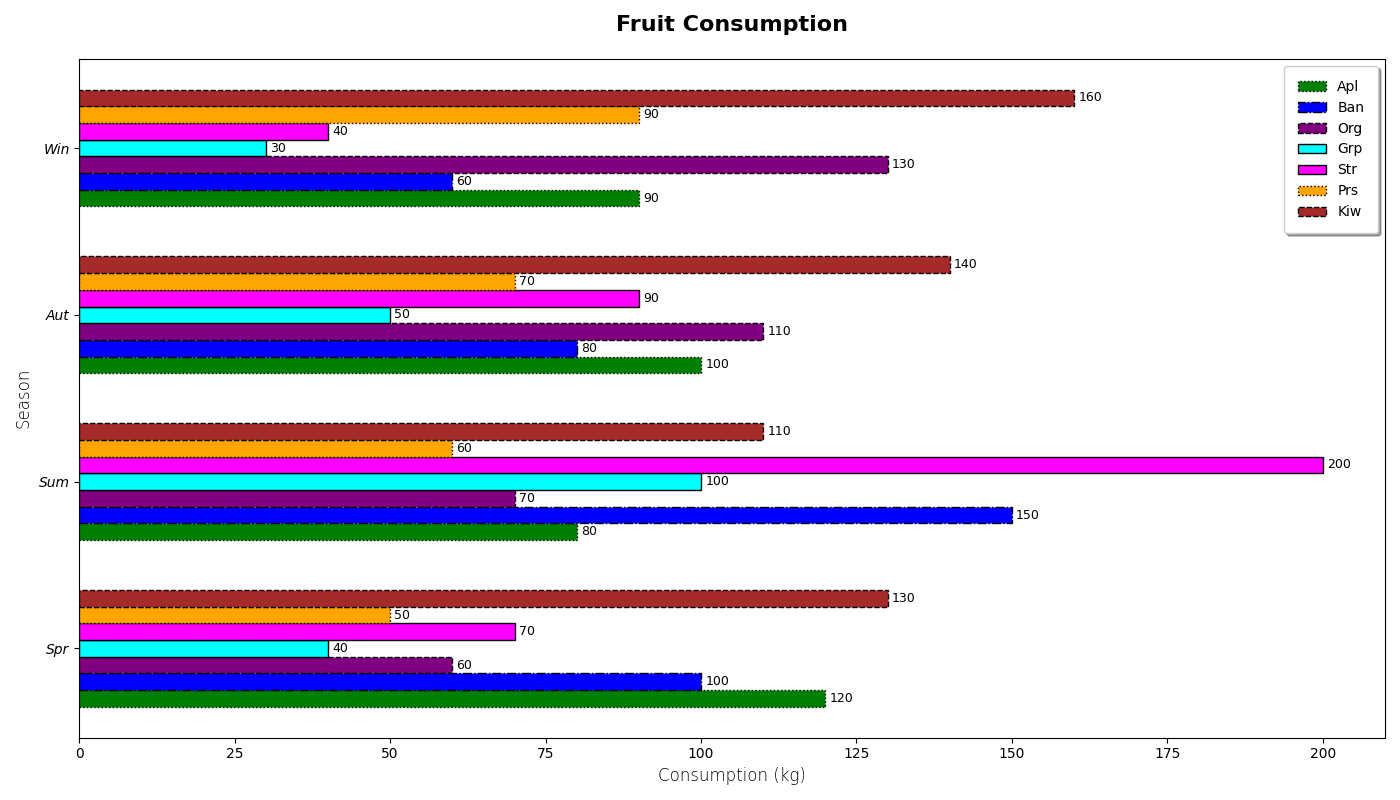

Reproduce this figure in Python.
import matplotlib.pyplot as plt
import numpy as np

seasons = ['Spr', 'Sum', 'Aut', 'Win']

apples = np.array([120, 80, 100, 90])
bananas = np.array([100, 150, 80, 60])
oranges = np.array([60, 70, 110, 130])
grapes = np.array([40, 100, 50, 30])
strawberries = np.array([70, 200, 90, 40])
pears = np.array([50, 60, 70, 90])
kiwis = np.array([130, 110, 140, 160])

fig, ax = plt.subplots(figsize=(14, 8))

bar_height = 0.1

positions_apples = np.arange(len(seasons))
positions_bananas = positions_apples + bar_height
positions_oranges = positions_apples + 2 * bar_height
positions_grapes = positions_apples + 3 * bar_height
positions_strawberries = positions_apples + 4 * bar_height
positions_pears = positions_apples + 5 * bar_height
positions_kiwis = positions_apples + 6 * bar_height

bars_apples = ax.barh(positions_apples, apples, bar_height,
                      label='Apl', color='green', edgecolor='black', linestyle='dotted')
bars_bananas = ax.barh(positions_bananas, bananas, bar_height,
                       label='Ban', color='blue', edgecolor='black', linestyle='dashdot')
bars_oranges = ax.barh(positions_oranges, oranges, bar_height,
                       label='Org', color='purple', edgecolor='black', linestyle='dashed')
bars_grapes = ax.barh(positions_grapes, grapes, bar_height,
                      label='Grp', color='cyan', edgecolor='black', linestyle='solid')
bars_strawberries = ax.barh(positions_strawberries, strawberries, bar_height,
                            label='Str', color='magenta', edgecolor='black', linestyle='solid')
bars_pears = ax.barh(positions_pears, pears, bar_height,
                     label='Prs', color='orange', edgecolor='black', linestyle='dotted')
bars_kiwis = ax.barh(positions_kiwis, kiwis, bar_height,
                     label='Kiw', color='brown', edgecolor='black', linestyle='dashed')

ax.set_title('Fruit Consumption', fontsize=16, fontweight='bold', pad=20)
ax.set_ylabel('Season', fontsize=12, fontweight='light')
ax.set_xlabel('Consumption (kg)', fontsize=12, fontweight='light')
ax.set_yticks(positions_apples + 3 * bar_height)
ax.set_yticklabels(seasons, fontsize=10, style='italic')

ax.legend(loc='upper right', fontsize=10, frameon=True, shadow=True, borderpad=1)

bars = [bars_apples, bars_bananas, bars_oranges, bars_grapes, bars_strawberries, bars_pears, bars_kiwis]
for bar_set in bars:
    for bar in bar_set:
        width = bar.get_width()
        ax.annotate(f'{width}',
                    xy=(width, bar.get_y() + bar.get_height() / 2),
                    xytext=(3, 0),
                    textcoords='offset points',
                    ha='left', va='center', fontsize=9)

plt.tight_layout()

plt.show()
